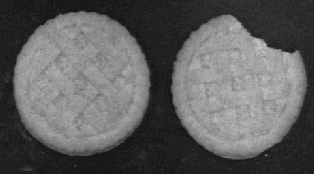
#> input picture figures/cookies.pgm, 314 x 174 px, found by its file name
$ jupyter execute 'Ex03 Transformacao de intensidade.ipynb'   (shell and % lines are left out)
#> lines starting #> are read from the running program, lines starting #| are printed output that depends on the picture
# Ex03 - Histograma e Transformações de intensidade

Esta atividade tem 2 objetivos principais:
    - entender o conceito de histograma e estatísticas da imagem
    - explorar várias formas de transformação de intensidade dos pixels.

## Parte 1 - Histograma

Leia o notebook [Histograma de imagens]('05 Histograma da imagem.ipynb') para entender o conceito de histograma. Além da contagem dos pixels, outras estatísticas podem ser interessantes. Veja abaixo a função h2stats. Ela calcula várias estatísticas da imagem a partir do histograma. Porém, ela foi originalmente desenvolvida para funcionar com a função ia.histogram (antiga toolbox da disciplina).

[cell 1]
def h2stats(h):
    import numpy as np
    #import ia898.src as ia

    hn = 1.0*h/h.sum() # compute the normalized image histogram
    v = np.zeros(6) # number of statistics

    # compute statistics
    n = len(h) # number of gray values
    v[0]  = np.sum((np.arange(n)*hn)) # mean
    v[1]  = np.sum(np.power((np.arange(n)-v[0]),2)*hn) # variance
    v[2]  = np.sum(np.power((np.arange(n)-v[0]),3)*hn)/(np.power(v[1],1.5))# skewness
    v[3]  = np.sum(np.power((np.arange(n)-v[0]),4)*hn)/(np.power(v[1],2))-3# kurtosis
    v[4]  = -(hn[hn>0]*np.log(hn[hn>0])).sum() # entropy
    v[5]  = np.argmax(h) # mode
    return v

Vamos agora fazer um teste, calculando o histograma usando a função np.histogram e depois calculando as estatísticas da imagem:

[cell 2]
import numpy as np
f = np.array([1,1,1,0,1,2,2,2,1])
h, bins = np.histogram(f)
print('statistics =', h2stats(h))

Os valores calculados parecem corretos? Vejamos o valor da média, por exemplo, usando a função np.mean:

[cell 3]
print(np.mean(f))

Porque os valores de média calculados pela h2stats (5.7777778) e pela np.mean(1.2222222222) são diferentes? Muito provavelmente o problema é a diferença entre a função ia.histogram e np.histogram.

### Exercício 1
Pensando que gostaríamos de usar a função h2stats com a função np.histogram, descubram se há uma forma correta de usar a função np.histogram para obter os valores corretos das estatísticas sem alterar a função h2stats. Caso vocês não obtenham sucesso, alterem a função h2stats para que os cálculos fiquem corretos. Testem com arrays numéricos pequenos. Para checar se as estatísticas retornadas estão corretas, usem funções do Numpy e, eventualmente, do Scipy para confirmar (por exemplo: np.mean( ), scipy.stats.skew( )).

## Parte 2 - Transformação de Intensidade

É a categoria de funções que apenas alteram o valor do pixel aplicando-se uma função ou tabela de mapeamento. Estudem atentamente os tutoriais sobre Transformada de intensidade e sobre Equalização de histograma. O último tutorial mostra que é possível fazer a equalização da imagem utilizando também o conceito usado para construir um mosaico com tons de cinza igualmente distribuídos.

### Exercício 2
Exercite transformações de intensidade em uma imagem.

### Exercício 3
Veja a imagem abaixo. Escolha um valor de limiar (threshold) para separar as bolachas do fundo da imagem. Dica: Visualize o histograma da imagem para escolher o valor. Crie primeiro uma função de transformação T e depois aplique esta transformação para obter o objeto de interesse (cookies) pintados de branco e o fundo em preto.

[cell 4]
import numpy as np
import matplotlib.image as mpimg
import matplotlib.pyplot as plt

f = mpimg.imread('../figures/cookies.pgm')
#> f is the input picture: shape (174, 314); min 16, max 205, mean 94.8
plt.imshow(f,cmap='gray')

### Exercício 4
Você é capaz de transformar a imagem para identificar o número da placa do carro apresentado na imagem abaixo?

[cell 5]
f = mpimg.imread('../figures/fusca.png')
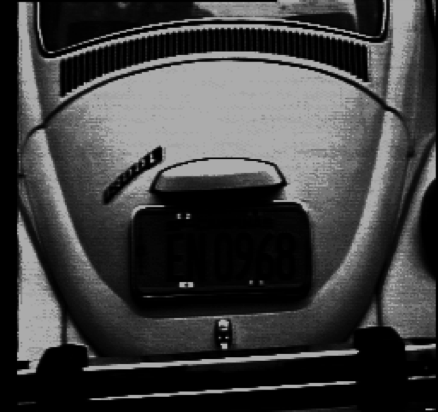
#> input picture figures/fusca.png, 438 x 412 px, found by its file name
#> f is the input picture: shape (412, 438) float32; min 0, max 0.675, mean 0.247
plt.imshow(f,cmap='gray')

### Exercício 5
Escreva uma função que implemente a tranformação de brilho e contraste de uma imagem em níveis de cinza, baseada na construçao de três segmentos de retas:

- Primeiro segmento de reta: 'x' de '0' a 'x1', com angulo 'alpha';
- Segundo segmento de reta: 'x' de 'x1' a 'x2', com angulo 'beta';
- Terceiro segmento de reta: 'x' de 'x2' a '255';
- Retorno: mapeamento de brilho & contraste da 'imagem' de entrada.

[cell 6]
from PIL import Image
ang = Image.open('../figures/bc_angulos.png')
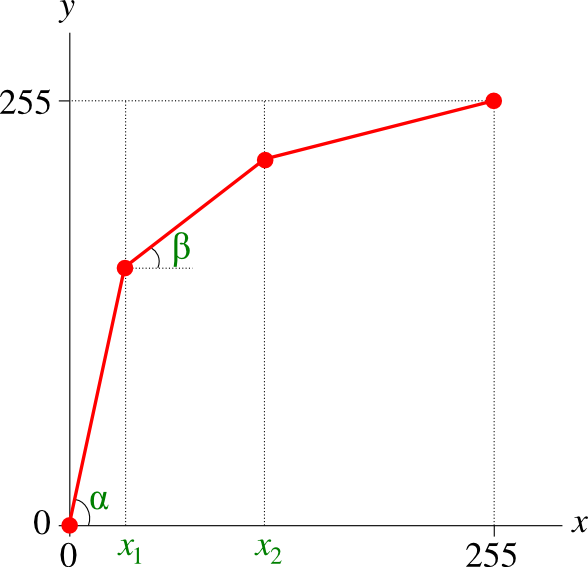
#> input picture figures/bc_angulos.png, 588 x 567 px, found by its file name
#> ang is the input picture: PIL image 588x567 RGBA; mean R, G, B, A 249.8, 247.3, 246.9, 4.9
ang
